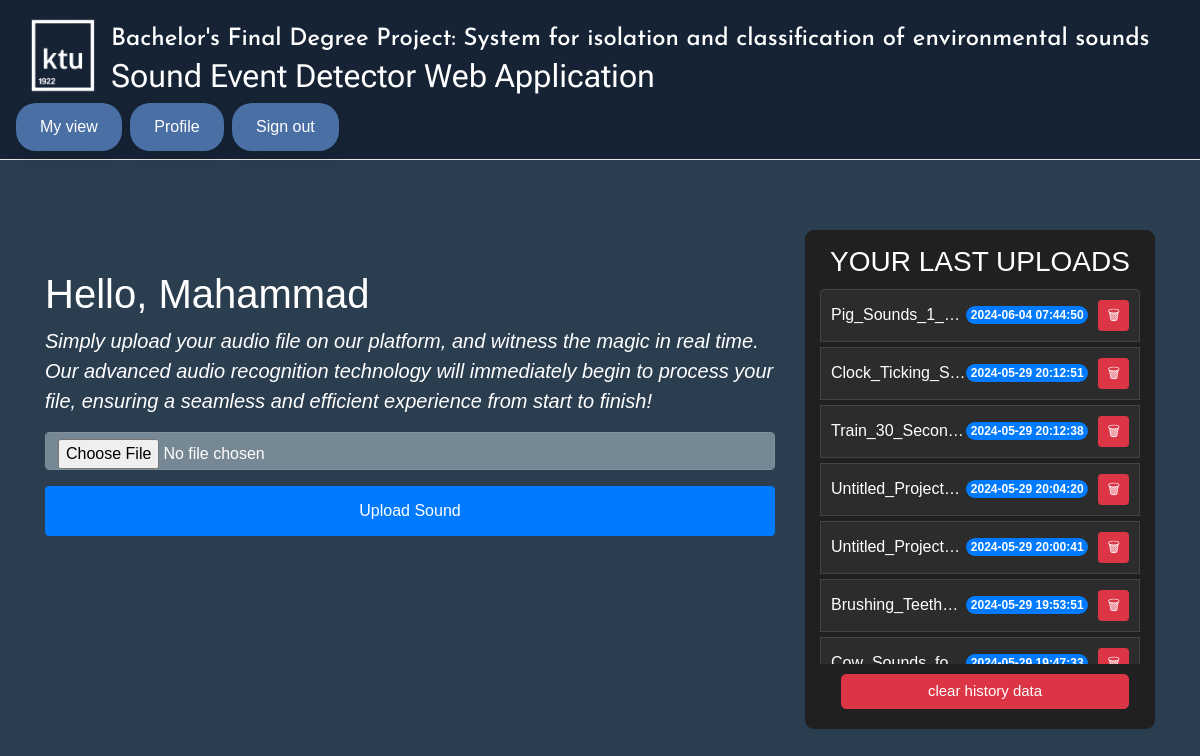
The app's page / (signed in) with its own data.
### website/models.py (models this page shows)
class User(db.Model, UserMixin):
    id = db.Column(db.Integer, primary_key=True)
    date = db.Column(db.DateTime(timezone=True), default=func.now())
    email = db.Column(db.String(300), unique=True)
    password = db.Column(db.String(300))
    firstName = db.Column(db.String(300))
    locked = db.Column(db.Boolean, default=False)
    audio_files = db.relationship('AudioFile')

class AudioFile(db.Model):
    id = db.Column(db.Integer, primary_key=True)
    data = db.Column(db.LargeBinary)
    name = db.Column(db.String(300))
    mimetype = db.Column(db.String(300))
    user_id = db.Column(db.Integer, db.ForeignKey('user.id'))
    date_created = db.Column(db.DateTime, default=datetime.utcnow)

### website/views.py (the view)
@views.route('/')
@login_required
def home():
    return render_template("home.html", user=current_user)

### website/templates/home.html (shortened to what this page needs)
{% extends "base.html" %}
{% block content %}
<div class="container-fluid">
    <div class="row">
        <div class="col-md-8">
            <h1>Hello, <span class="user">{{ user.firstName }}</span></h1>
            <p>Simply upload your audio file on our platform, and witness the magic in real time. Our advanced audio recognition technology will immediately begin to process your file, ensuring a seamless and efficient experience from start to finish!</p>
            <form method="post" id="submitForm" enctype="multipart/form-data">
                <div class="form-group">
                    <input accept=".mp3, .wav, .flac" type="file" class="form-control" id="inputFile" name="inputFile">
                </div>
                <button type="submit" id="uploadButton" class="btn btn-primary">Upload Sound</button>
            </form>
        </div>
        <div class="col-md-4">
            <div class="uploaded-sounds-section">
    <h3>YOUR LAST UPLOADS</h3>
    <div class="uploads-list">
        <ul class="list-group">
            {% for audio in user.audio_files | reverse %}
            <li class="list-group-item d-flex justify-content-between">
                <div class="audio-name">{{ audio.name }}</div>
                <div class="badge bg-primary rounded-pill">{{ audio.date_created.strftime('%Y-%m-%d %H:%M:%S') }}</div>
                <form method="post" action="/delete/{{ audio.id }}" class="delete-audio-form">
                    <button type="submit" class="btn btn-danger btn-sm">&#128465;</button>
                </form>
            </li>
            {% endfor %}
        </ul>
    </div>
    <div class="clear-history-footer">
        <form method="post" action="/delete-all-audios" class="delete-all-form">
            <button type="submit" class="btn btn-danger">clear history data</button>
        </form>
    </div>
</div>
    </div>
</div>
{% endblock %}

### website/templates/base.html (shortened to what this page needs)
<!DOCTYPE html>
<html>
<head>
    <link rel="stylesheet" href="https://stackpath.bootstrapcdn.com/bootstrap/4.4.1/css/bootstrap.min.css" />
    <link rel="stylesheet" href="https://stackpath.bootstrapcdn.com/font-awesome/4.7.0/css/font-awesome.min.css" />
</head>
<body>
    <div class="navbar">
        <div class="logonav">
            <img src="{{ url_for('static', filename='ktu_logo.png') }}">
            <div class="title">
                <h4>Bachelor's Final Degree Project: System for isolation and classification of environmental sounds</h4>
                <div class="subtitle">Sound Event Detector Web Application</div>
            </div>
        </div>
        <div class="navbar-right">
            {% if user.is_authenticated %}
                {% if user.email == 'admin@gmail.com' %}
                <a href="/admin">Admin</a>
                <a href="/logout">Sign out</a>
            {% else %}
            {% if 'update-user' not in request.path %}
                <a href="/">My view</a>
                <a href="/profile">Profile</a>
            {% endif %}
            <a href="/logout">Sign out</a>
        {% endif %}
            {% else %}
                <a href="/homemain">Home</a>
                <a href="/sign-up">Register</a>
                <a href="/login">Login</a>
            {% endif %}
        </div>
    </div>
    <div class="container">
    {% block content %}
        {% endblock %}
    </div>
</body>
</html>

### website/templates/base.html (style rules this page uses)
body { margin: 0; font-family: Arial, sans-serif; background: #2B3E50; }
.navbar { background-color: #152335; border-bottom: 1px solid #e7e7e7; margin-bottom: 20px; }
.logonav { float: left; }
.navbar-right { float: right; }
.navbar a { display: inline-block; color: #ffffff; background-color: #4a6fa5; text-align: center; padding: 12px 24px; text-decoration: none; border-radius: 20px; box-shadow: 0 8px 15px rgba(0, 0, 0, 0.1); transition: all 0.3s ease; margin-right: 4px; }
.navbar .logonav { padding: 10px; font-size: 18px; line-height: 20px; }
.logonav img { float: left; margin-right: 10px; height: 75px; width: 75px; }
.logonav .title { float: left; color: white; margin-top: -5px; }
h4 { font-family: 'Josefin Sans', sans-serif; margin-bottom: 0; margin-top: 12px; }
.subtitle { font-size: 2rem; margin-top: 12px; font-family: 'Roboto Flex', sans-serif; }

### website/templates/home.html (style rules this page uses)
.clear-history-footer { position: sticky; bottom: 0; background: #212020; padding: 10px; }
.container-fluid { max-width: 100%; padding-right: 0; padding-left: 0; margin-right: auto; margin-left: auto; }
.row { margin-right: -15px; margin-left: -15px; }
.col-md-8 { margin-top: 90px; position: relative; min-height: 1px; padding-right: 15px; padding-left: 15px; }
.col-md-4 { margin-top: 30px; position: relative; min-height: 1px; padding-right: 15px; padding-left: 15px; }
.uploaded-sounds-section { position: relative; background-color: #212020; padding: 15px; border-radius: 9px; margin-top: 20px; padding-bottom: 60px; }
.clear-history-footer { position: absolute; bottom: 10px; left: 0; right: 0; text-align: center; }
.uploaded-sounds-section h3 { color: #ffffff; text-align: center; margin-bottom: 10px; }
.uploaded-sounds-section .list-group { list-style: none; padding-left: 0; margin-bottom: 0; }
.uploaded-sounds-section .list-group-item { background-color: #2c2c2c; color: #ffffff; border: 1px solid #444; display: flex; justify-content: space-between; align-items: center; padding: 10px; margin-bottom: 5px; }
.uploaded-sounds-section .audio-name { max-width: 70%; white-space: nowrap; overflow: hidden; text-overflow: ellipsis; }
.uploads-list { max-height: 380px; overflow-y: auto; }
.delete-audio-form, .delete-all-form { margin-left: 10px; }
.delete-all-form .btn-danger { width: 90%; padding: 5px; margin: 0 auto; font-size: 15px; border-radius: 5px; align-content: center; }
h3 { text-align: center; }
.list-group-item { background-color: #2c2c2c; color: #ffffff; border: 1px solid #444; }
.badge { background-color: #0062cc; }
p { color: white; font-style: oblique; font-size: 20px; }
h1 { color: white; font-style: initial; }
#uploadButton { width: 730px; height: 50px; margin-bottom: 40px; }
input[type="file"] { width: 100%; color: white; background-color: #758894; border-color: #80919c; margin-bottom: 10px; }

### records on screen
User: firstName "Mahammad"
AudioFile: name "Pig_Sounds_1_…", date_created "2024-06-04 07:44:50"
AudioFile: name "Clock_Ticking_S…", date_created "2024-05-29 20:12:51"
AudioFile: name "Train_30_Secon…", date_created "2024-05-29 20:12:38"
AudioFile: name "Untitled_Project…", date_created "2024-05-29 20:04:20"
AudioFile: name "Untitled_Project…", date_created "2024-05-29 20:00:41"
AudioFile: name "Brushing_Teeth…", date_created "2024-05-29 19:53:51"
AudioFile: name "Cow_Sounds_fo…", date_created "2024-05-29 19:47:33"
